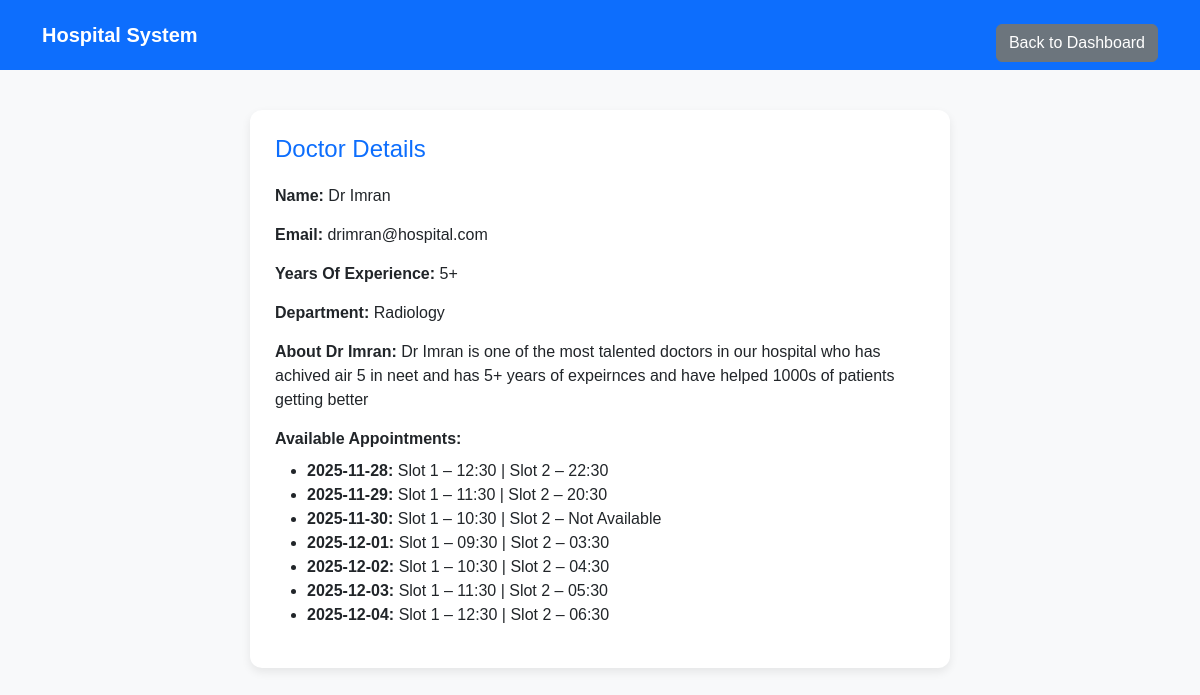
Page /patient/doctor/2 (signed in) on the committed database.
### application/models.py (models this page shows)
class Doctor(db.Model):
    id = db.Column(db.Integer, primary_key=True)
    name = db.Column(db.String(100), nullable=False)
    email = db.Column(db.String(100), unique=True)
    phone = db.Column(db.String(20), nullable=False)
    experience = db.Column(db.Integer)
    details = db.Column(db.Text)
    available_slots = db.Column(db.Text)  # Could store JSON string for slots
    department_id = db.Column(db.Integer, db.ForeignKey('department.id'))
    department = db.relationship('Department', backref='doctors')

class Department(db.Model):
    id = db.Column(db.Integer, primary_key=True)
    name = db.Column(db.String(100), nullable=False)
    details = db.Column(db.Text)

### application/controllers.py (the view)
    @app.route('/patient/doctor/<int:doctor_id>')
    def patient_doctor_details(doctor_id):
        if session.get('role') != 'patient':
            flash("Access denied!", "danger")
            return redirect(url_for('login'))
        doctor = Doctor.query.get_or_404(doctor_id)
        slots = {}
        if doctor.available_slots:
            try:
                slots = json.loads(doctor.available_slots)
            except:
                slots = {}
        return render_template(
            'doctor_detail.html',
            doctor=doctor,
            slots=slots   # <-- REQUIRED
        )

### templates/doctor_detail.html (shortened to what this page needs)
<!DOCTYPE html>
<html lang="en">
<head>
    <link href="https://cdn.jsdelivr.net/npm/bootstrap@5.3.0/dist/css/bootstrap.min.css" rel="stylesheet">
</head>
<body>
<nav class="navbar navbar-expand-lg">
    <div class="container">
        <a class="navbar-brand" href="#">Hospital System</a>
        <div class="ms-auto">
            <a href="{% if session['role'] == 'admin' %}
                    {{ url_for('admin_dashboard') }}
                    {% else %}
                    {{ url_for('patient_dashboard') }}
                    {% endif %}"
            class="btn btn-secondary mt-3">Back to Dashboard
            </a>
        </div>
    </div>
</nav>
<div class="details-card">
    <h4>Doctor Details</h4>
    <div class="details-row">
        <span class="details-label">Name:</span> {{ doctor.name }}
    </div>
    <div class="details-row">
        <span class="details-label">Email:</span> {{ doctor.email }}
    </div>
    <div class="details-row">
        <span class="details-label">Years Of Experience:</span> {{ doctor.experience }}+
    </div>
    <div class="details-row">
        <span class="details-label">Department:</span> {{ doctor.department.name }}
    </div>
    <div class="details-row">
        <span class="details-label">About {{ doctor.name}}:</span> {{ doctor.details }}
    </div>
    <div class="details-row">
        <span class="details-label">Available Appointments:</span>
        <ul class="mt-2">
            {% for day, times in slots.items() %}
                <li>
                    <strong>{{ day }}:</strong>
                    {% if times.slot1 %}
                        Slot 1 – {{ times.slot1 }}
                    {% else %}
                        Slot 1 – Not Available
                    {% endif %}
                    |
                    {% if times.slot2 %}
                        Slot 2 – {{ times.slot2 }}
                    {% else %}
                        Slot 2 – Not Available
                    {% endif %}
                </li>
            {% endfor %}
        </ul>
    </div>
</div>
</body>
</html>

### templates/doctor_detail.html (style rules this page uses)
body { background: #f8f9fa; font-family: Arial, sans-serif; }
.navbar { background: #0d6efd; }
.navbar-brand, .nav-link, .navbar-text { color: white !important; font-weight: 600; }
.details-card { background: white; border-radius: 12px; padding: 25px; box-shadow: 0 4px 10px rgba(0,0,0,0.08); max-width: 700px; margin: 40px auto; }
h4 { color: #0d6efd; margin-bottom: 20px; }
.details-row { margin-bottom: 15px; }
.details-label { font-weight: 600; }

### rows in the picture
Doctor: name "Dr Imran", email "drimran@hospital.com", experience "5", details "Dr Imran is one of the most talented doctors in our hospital who has achived air 5 in neet and has 5+ years of expeirnces and have helped 1000s of patients getting better"
Department: department.name "Radiology"

### other values in the picture
{{ day }} "2025-11-28" "2025-11-29" "2025-11-30" "2025-12-01" "2025-12-02" "2025-12-03" "2025-12-04"
{{ times.slot1 }} "12:30" "11:30" "10:30" "09:30" "10:30" "11:30" "12:30"
{{ times.slot2 }} "22:30" "20:30" "03:30" "04:30" "05:30" "06:30"
